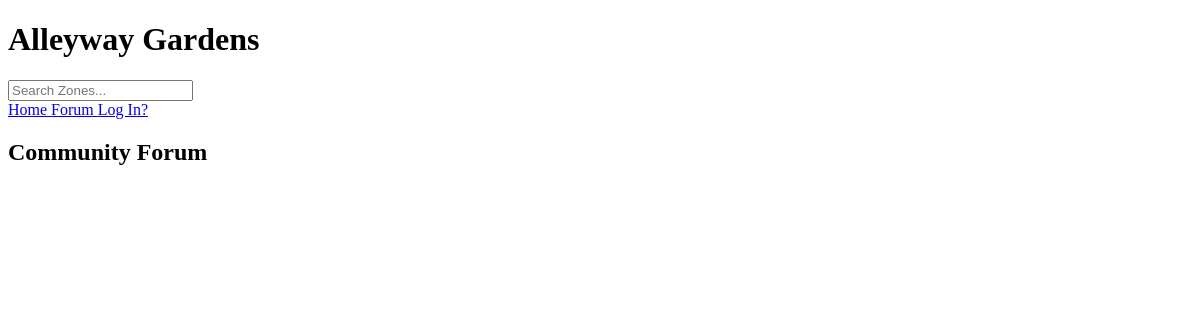
Before: /forum/ with the older database file.
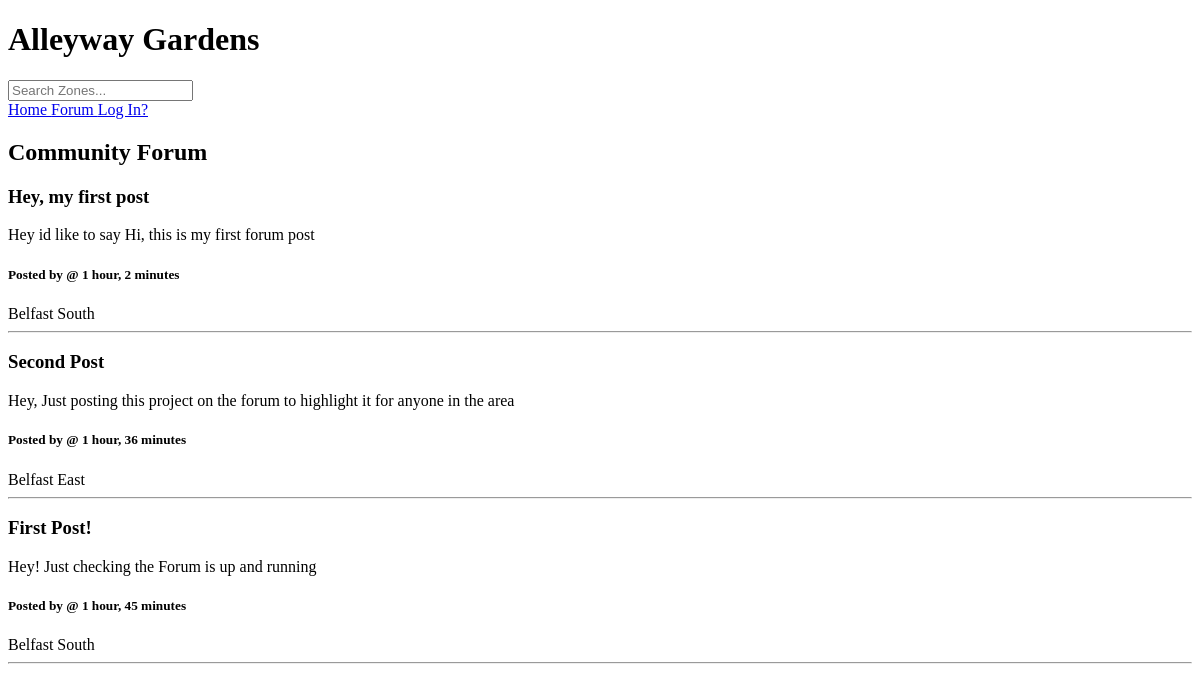
After: the same page with the newer database file.
### base/models.py (models this page shows, shortened)
class Post(models.Model):
    user = models.ForeignKey(User, on_delete=models.CASCADE)
    title = models.CharField(max_length=200)
    project = models.ForeignKey(Project, on_delete=models.CASCADE, null=True, blank=True)
    zone = models.ForeignKey(Zone, on_delete=models.SET_NULL, null=True)
    body = models.TextField()
    updated = models.DateTimeField(auto_now=True)
    created = models.DateTimeField(auto_now_add=True)
    class Meta:
        ordering = ['-updated', '-created']

class Zone(models.Model):
    name = models.CharField(max_length=200)
    def __str__(self):
        return self.name

### base/views.py (the view)
# urls.py: path('forum/', views.forumPost, name = 'forum')
def forumPost(request):
    posts = Post.objects.all().order_by('-created')
    context = {'posts':posts}
    return render(request, 'base/forum.html', context)

### base/templates/base/forum.html (shortened to what this page needs)
{% extends 'main.html' %}
{% block content %}
<h2>Community Forum</h2>
<div>
{% for post in posts %}
<div>
    <h3>{{post.title}}</h3>
    <p>{{post.body}}</p>
    <h5>Posted by @{{user.username}} {{post.created|timesince}}</h5>
    <span>{{post.zone}}</span>
    <hr>
</div>
{% endfor %}
</div>
{% endblock content %}

Changed rows visible on the page:
added Post: title "Hey, my first post", body "Hey id like to say Hi, this is my first forum post", created "1 hour, 2 minutes", zone "Belfast South"
added Post: title "Second Post", body "Hey, Just posting this project on the forum to highlight it for anyone in the area", created "1 hour, 36 minutes", zone "Belfast East"
added Post: title "First Post!", body "Hey! Just checking the Forum is up and running", created "1 hour, 45 minutes", zone "Belfast South"
